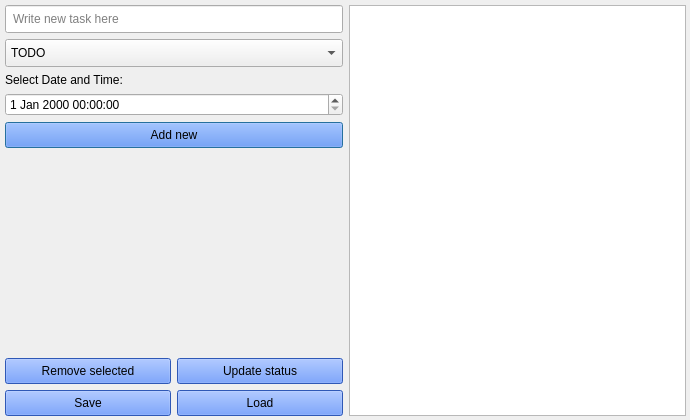
<?xml version="1.0" encoding="UTF-8"?>
<ui version="4.0">
 <class>Dialog</class>
 <widget class="QDialog" name="Dialog">
  <property name="geometry">
   <rect>
    <x>0</x>
    <y>0</y>
    <width>690</width>
    <height>420</height>
   </rect>
  </property>
  <property name="windowTitle">
   <string>Dialog</string>
  </property>
  <widget class="QWidget" name="horizontalLayoutWidget">
   <property name="geometry">
    <rect>
     <x>0</x>
     <y>0</y>
     <width>691</width>
     <height>421</height>
    </rect>
   </property>
   <layout class="QHBoxLayout" name="horizontalLayout">
    <property name="leftMargin">
     <number>5</number>
    </property>
    <property name="topMargin">
     <number>5</number>
    </property>
    <property name="rightMargin">
     <number>5</number>
    </property>
    <property name="bottomMargin">
     <number>5</number>
    </property>
    <item>
     <layout class="QVBoxLayout" name="verticalLayout">
      <item>
       <widget class="QLineEdit" name="lineEdit">
        <property name="enabled">
         <bool>true</bool>
        </property>
        <property name="styleSheet">
         <string notr="true">padding: 5px;</string>
        </property>
        <property name="text">
         <string/>
        </property>
        <property name="cursorPosition">
         <number>0</number>
        </property>
        <property name="placeholderText">
         <string>Write new task here</string>
        </property>
       </widget>
      </item>
      <item>
       <widget class="QComboBox" name="comboBox">
        <property name="styleSheet">
         <string notr="true">padding: 5px</string>
        </property>
        <item>
         <property name="text">
          <string>TODO</string>
         </property>
        </item>
        <item>
         <property name="text">
          <string>Reminder</string>
         </property>
        </item>
        <item>
         <property name="text">
          <string/>
         </property>
        </item>
       </widget>
      </item>
      <item>
       <widget class="QLabel" name="label">
        <property name="sizePolicy">
         <sizepolicy hsizetype="Minimum" vsizetype="Preferred">
          <horstretch>0</horstretch>
          <verstretch>0</verstretch>
         </sizepolicy>
        </property>
        <property name="text">
         <string>Select Date and Time:</string>
        </property>
       </widget>
      </item>
      <item>
       <widget class="QDateTimeEdit" name="dateTimeEdit">
        <property name="styleSheet">
         <string notr="true">;</string>
        </property>
       </widget>
      </item>
      <item>
       <widget class="QPushButton" name="pushButton_6">
        <property name="autoFillBackground">
         <bool>false</bool>
        </property>
        <property name="styleSheet">
         <string notr="true">background: rgb(66, 123, 255); padding: 5px</string>
        </property>
        <property name="text">
         <string>Add new</string>
        </property>
       </widget>
      </item>
      <item>
       <spacer name="verticalSpacer">
        <property name="orientation">
         <enum>Qt::Orientation::Vertical</enum>
        </property>
        <property name="sizeHint" stdset="0">
         <size>
          <width>20</width>
          <height>40</height>
         </size>
        </property>
       </spacer>
      </item>
      <item>
       <layout class="QVBoxLayout" name="verticalLayout_2">
        <item>
         <layout class="QHBoxLayout" name="horizontalLayout_3">
          <item>
           <widget class="QPushButton" name="pushButton_2">
            <property name="styleSheet">
             <string notr="true">background: rgb(66, 123, 255); padding: 5px</string>
            </property>
            <property name="text">
             <string>Remove selected</string>
            </property>
           </widget>
          </item>
          <item>
           <widget class="QPushButton" name="pushButton">
            <property name="styleSheet">
             <string notr="true">background: rgb(66, 123, 255); padding: 5px</string>
            </property>
            <property name="text">
             <string>Update status</string>
            </property>
           </widget>
          </item>
         </layout>
        </item>
        <item>
         <layout class="QHBoxLayout" name="horizontalLayout_4">
          <item>
           <widget class="QPushButton" name="pushButton_5">
            <property name="styleSheet">
             <string notr="true">background: rgb(66, 123, 255); padding: 5px</string>
            </property>
            <property name="text">
             <string>Save</string>
            </property>
           </widget>
          </item>
          <item>
           <widget class="QPushButton" name="pushButton_7">
            <property name="styleSheet">
             <string notr="true">background: rgb(66, 123, 255); padding: 5px</string>
            </property>
            <property name="text">
             <string>Load</string>
            </property>
           </widget>
          </item>
         </layout>
        </item>
       </layout>
      </item>
     </layout>
    </item>
    <item>
     <widget class="QListView" name="listView"/>
    </item>
   </layout>
  </widget>
 </widget>
 <resources/>
 <connections/>
</ui>
